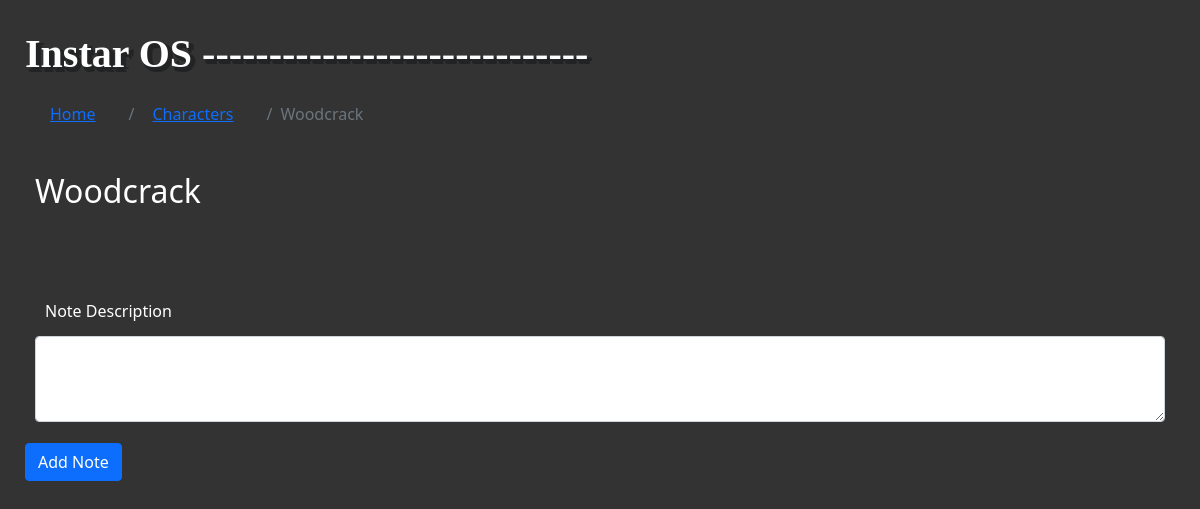
Page /people/4/ on the earlier database version.
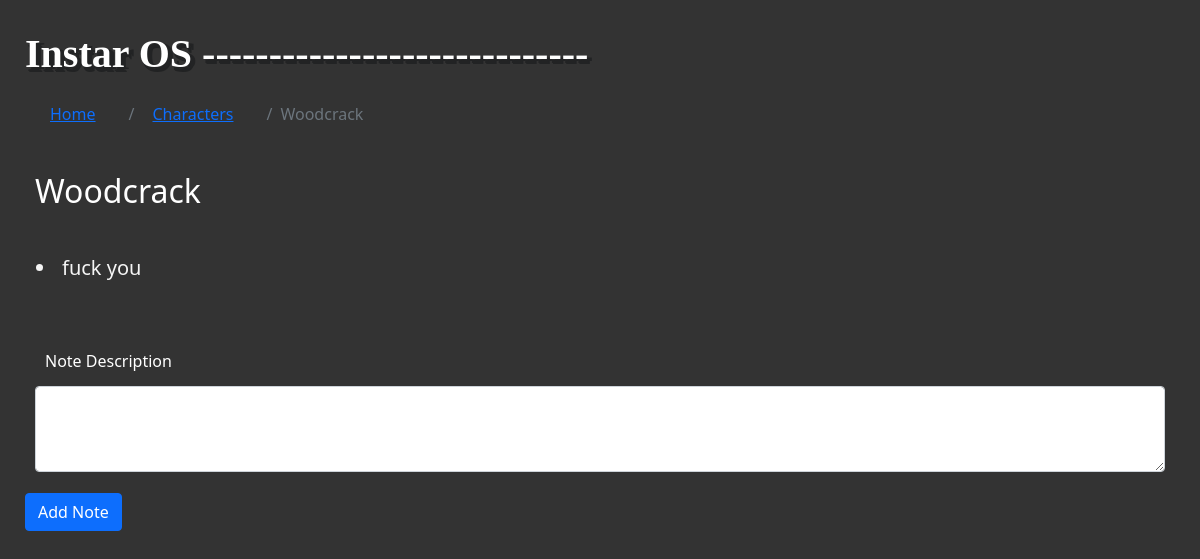
Same page on the later database version.
### people/models.py (models this page shows, shortened)
class Note(models.Model):
    character = models.ForeignKey(Character, on_delete=models.CASCADE)
    note_text = models.CharField(max_length=400)

### people/views.py (the view)
# urls.py: path('<int:character_id>/', views.detail, name="detail"),
def detail(request, character_id):
    character = get_object_or_404(Character, pk=character_id)
    notes_list = Note.objects.filter(character=character)
    return render(request, 'people/detail.html', {'character':character, 'notes_list':notes_list})

### people/templates/people/detail.html (shortened to what this page needs)
<html>
    <head>
    </head>
    {% load static %}
    <link href="https://cdn.jsdelivr.net/npm/bootstrap@5.1.3/dist/css/bootstrap.min.css" rel="stylesheet">
    <link rel="stylesheet" href="https://cdn.jsdelivr.net/npm/@fortawesome/fontawesome-free@5.15.4/css/fontawesome.min.css">
    <link rel="stylesheet" href="{% static 'css/style.css' %}">
    <body>
        <div class="instarlogo">Instar OS</div>
        <nav aria-label="breadcrumb">
            <ol class="breadcrumb">
              <li class="breadcrumb-item"><a href="../..">Home</a></li>
              <li class="breadcrumb-item"><a href="..">Characters</a></li>
              <li class="breadcrumb-item active" aria-current="page"> {{ character.name }}</li>
            </ol>
          </nav>
        <section id="character">
          <h2> {{ character.name}} </h2>
        </section>
        <div class="list-group">
          <ul>
              {% for note in notes_list %}
              <li class = 'notes_list'>{{ note.note_text }}</li>
              {% endfor %}
          </ul>
      </div>
        <form action="{% url 'people:note' character.id %}" method="post">
            <div class="mb-3">
              <label for="exampleFormControlTextarea1" class="form-label">Note Description</label>
              <textarea class="form-control" name='note' rows="3"></textarea>
            </div>
            <button type="submit" class="btn btn-primary">Add Note</button>
          </form>
    </body>
</html>

Differences in the rows shown:
added Note: note_text "fuck you"
